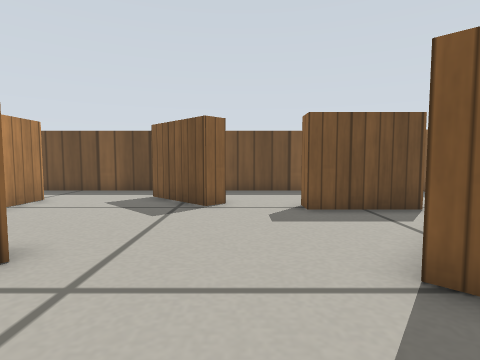
[1] (above)

16 first-person views from a walk through a Gazebo world. The camera is 0.26 m above the floor, tilts 4° down and sees 80° across. The floor is counted in squares, 0.2 m on a side. Each view is taken from the middle of a square. On the plan, view 1 faces up. The plan holds only what a view shows up to about 13 squares ahead; the rest is blank. Simple patterns stand in for the simulator's built-in surfaces.

[2]
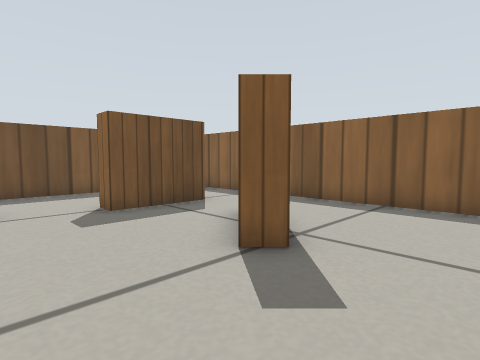

[3]
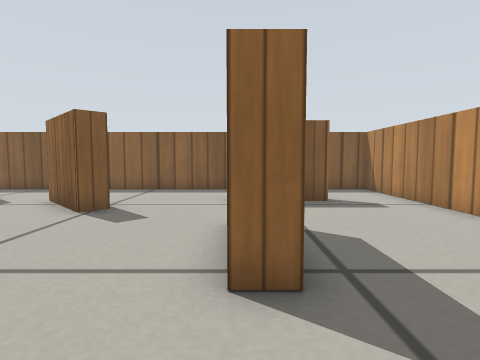

[4]
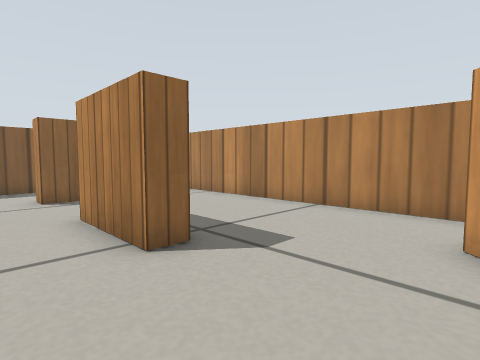

[5]
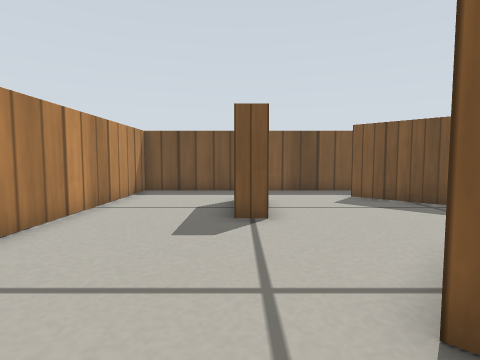

[6]
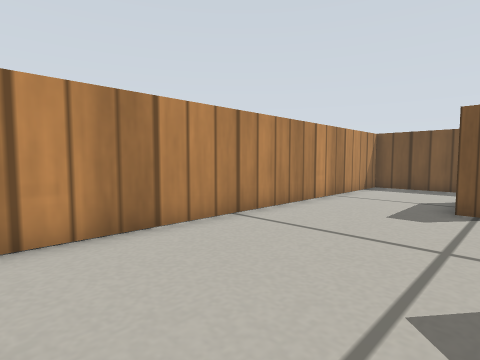

[7]
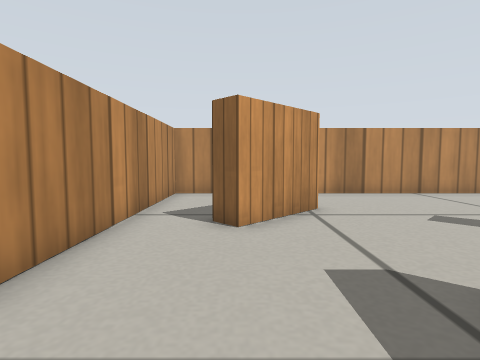

[8]
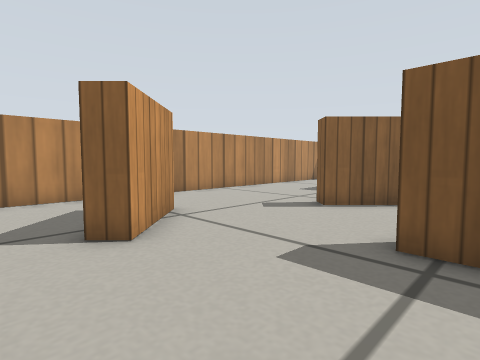

[9]
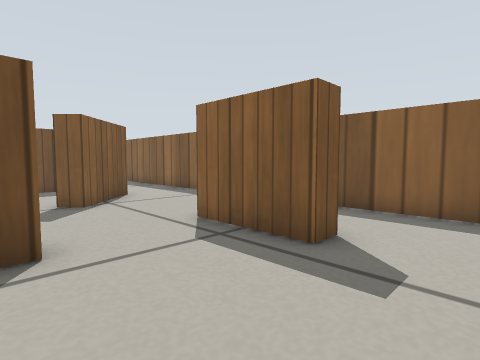

[10]
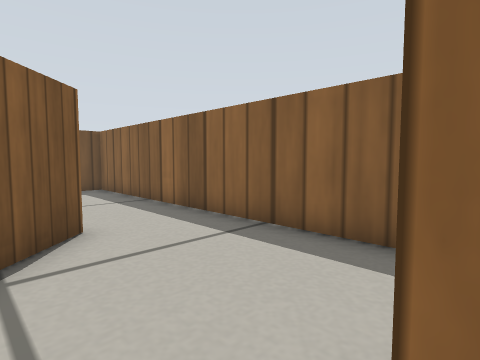

[11]
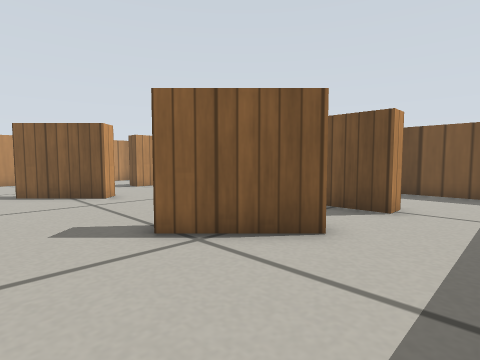

[12]
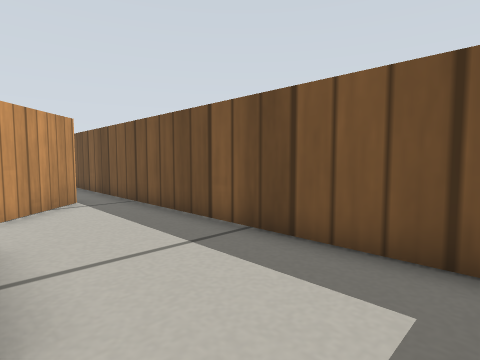

[13]
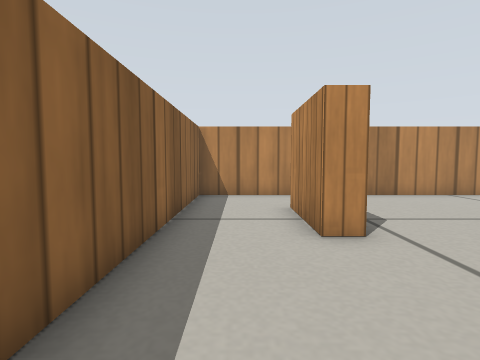

[14]
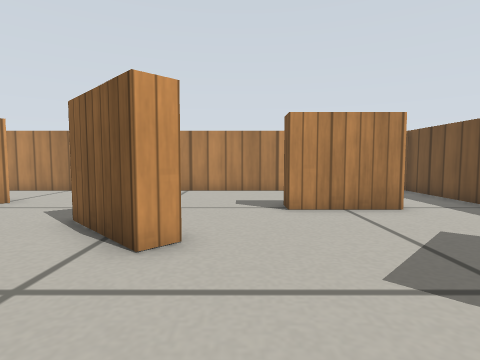

[15]
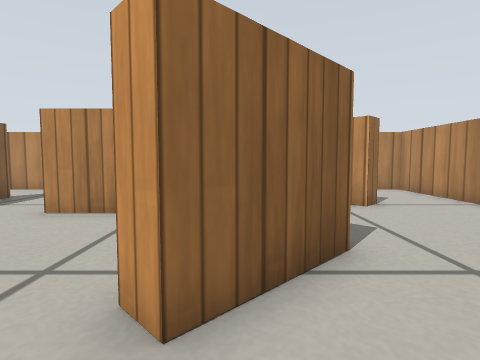

[16]
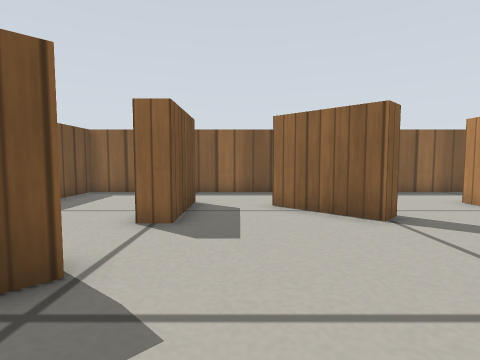

### Floor plan
Points are (right, up) in squares from view 1. A wall is a line through its corners. A room is listed if a view was taken in it or the views show most of it. See-through windows are left out.
Room 1 (views 1, 2, 3, 4, 5, 6, 7, 8, 9, 10, 11, 12, 13, 14, 15, 16)
walls: (-2.9, 3.5) (-5, 1.4) (-5.6, 2) (-3.5, 4.1) (-2.9, 3.5); (-1.3, -1.6) (-2.3, -1.6) (-2.3, -0.9) (0.7, -0.9); (0.9, -1.6) (0.2, -1.6); (3.9, -0.9) (4.6, -0.9) (4.6, -3.8) (3.9, -3.8) (3.9, -0.9); (4.7, 4.6) (2.5, 2.4) (1.9, 3) (4.1, 5.2); (4.9, 7.4) (1.8, 7.4) (1.8, 8.1); (4.6, 8.2) (4.6, 7.4); (-8.2, -2.5) (-7.5, -1.9) (-5.4, -4) (-6, -4.7); (-2.6, 10.6) (-0.4, 8.5) (-1, 7.9) (-3.1, 10.1); (-6.4, 9.4) (-6.4, 6.3) (-7.1, 6.3); (7.5, -6.5) (7.5, 12) (-11, 12) (-11, -6.5) (7.5, -6.5)

Where each view was taken, in squares from view 1:
view 1: 0 up, 0 right, facing up
view 2: 0 up, 1 left, facing up-right
view 3: 1 down, 5 left, facing right
view 4: 1 up, 6 left, facing down-right
view 5: 0 up, 7 left, facing up
view 6: 2 down, 6 left, facing up-left
view 7: 4 down, 0 right, facing left
view 8: 6 down, 1 left, facing up-left
view 9: 6 down, 0 right, facing up-right
view 10: 1 down, 3 right, facing up-right
view 11: 0 up, 7 right, facing up-left
view 12: 8 up, 7 right, facing up-left
view 13: 4 up, 6 right, facing down
view 14: 5 up, 1 right, facing left
view 15: 6 up, 4 left, facing down
view 16: 6 up, 4 left, facing right
